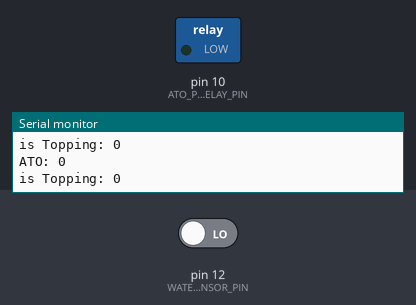
Recording of a sketch running on a simulated Arduino Uno, built with avr-gcc and run on an emulated ATmega328P. Parts: switched loads named in the sketch (green lamp = pin HIGH), the last lines printed to the serial monitor. Inputs (shaded band) come from the test bench; at power-on: pin 12 (WATER_LVL_SENSOR_PIN) LOW.

Above: at 2.8 s.
2.9 s: pin 12 (WATER_LVL_SENSOR_PIN) driven HIGH
At 4.2 s:
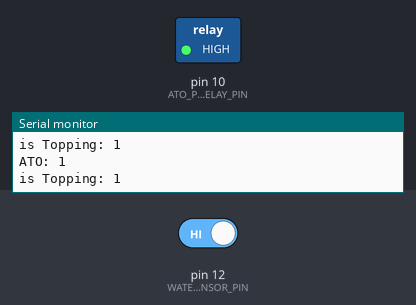
4.5 s: pin 12 (WATER_LVL_SENSOR_PIN) driven LOW
At 5.8 s:
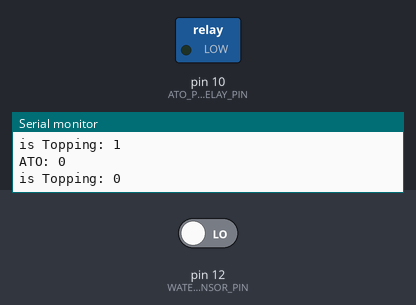
Timing chart, 0 to 7.5 s (numbered marks = the images above; inputs shaded):
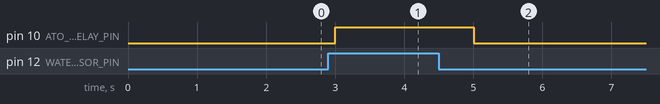

Measured:
- after the input at 2.9 s, pin 10 (ATO_PUMP_RELAY_PIN): LOW → HIGH after 0.10 s
- after the input at 4.5 s, pin 10 (ATO_PUMP_RELAY_PIN): HIGH → LOW after 0.50 s

The sketch:

ATOSample.ino
```cpp
#include <ATO.h>
#include <Relay.h>
#include <ReefuinoRelay.h>

#define WATER_LVL_SENSOR_PIN 12
#define ATO_PUMP_RELAY_PIN 10

ReefuinoRelay atoPumpRelay(ATO_PUMP_RELAY_PIN);
ATO ato(WATER_LVL_SENSOR_PIN, atoPumpRelay);

void setup() {
  Serial.begin(115200);
}

void loop() {
  int value = ato.onLoop();
  Serial.println("ATO: "+String(value));

  Serial.println("is Topping: "+String(ato.isTopping()));


  delay(1000);
}
```
